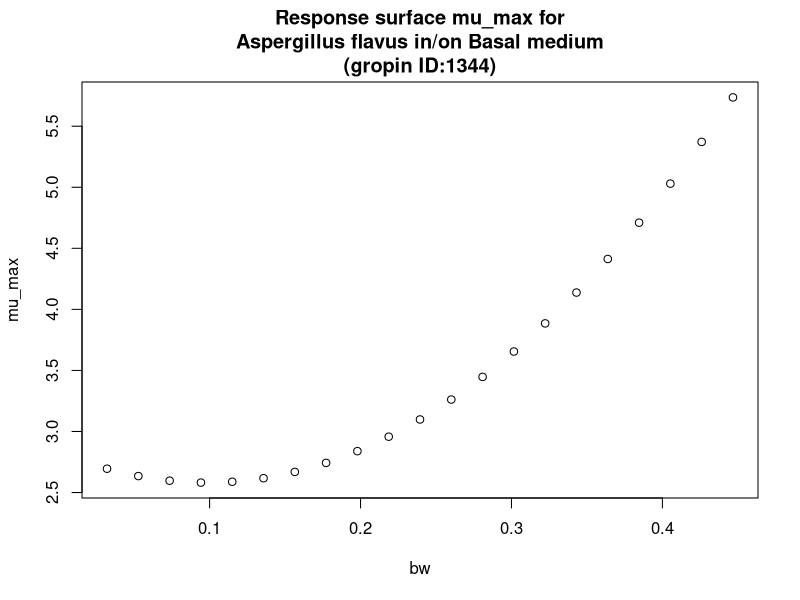

Source code (R):
#############################
# start of Parameter script
#############################
bw <- seq(0.032032,0.446753246753247,length.out=21)
#############################
# end of Parameter script
#############################
############################# 
# start of Model script Gropin ID 1344 
#############################
 
# constant coefficients for this model
 
variables <- data.frame(bw)
argumentsPar <- expand.grid(variables)
 
# heart of the model
response_surface <- function(bw) {
   mumax <-(2.832-5.107*bw+25.98*bw^2)

return(mumax=mumax)
} 

# output parameters
mumax <- cbind(argumentsPar,response_surface(argumentsPar['bw']))
colnames(mumax) <- c(colnames(argumentsPar),'mumax')
#############################
# End of Model script
#############################
############################# 
# start of Visualisation script Gropin ID 1344 
#############################
plot(bw,mumax$mumax,
                          xlab='bw',
                          ylab='mu_max',main='Response surface mu_max for
Aspergillus flavus in/on Basal medium
(gropin ID:1344)')
#############################
# End of Visualisation script
#############################
